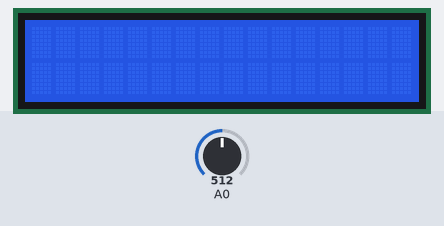
The sketch below on a simulated Arduino Uno, built with avr-gcc and run on an emulated ATmega328P. Shown: 16×2 character LCD. Inputs (shaded band) come from the test bench; at power-on: A0 = 512.

Above: at 1.2 s.
1.3 s: A0 set to 346
2.8 s: A0 set to 327
At 4.0 s:
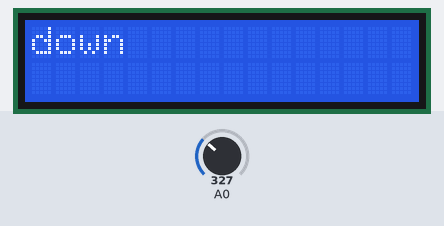
4.3 s: A0 set to 0
At 5.5 s:
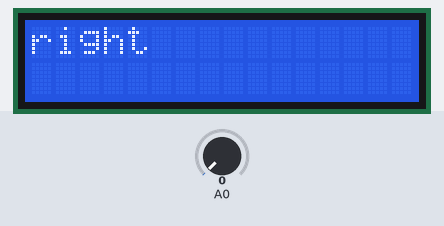
5.8 s: A0 set to 122
At 7.1 s:
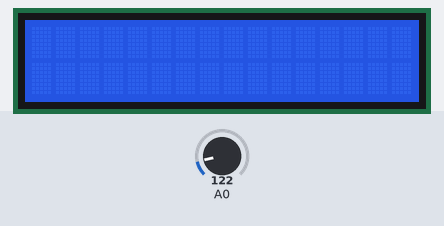
Timing chart, 0 to 8.3 s (numbered marks = the images above; inputs shaded):
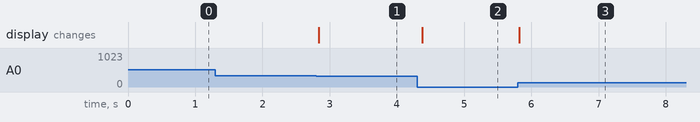

The sketch:

hackduino8.ino
```cpp
#include "LiquidCrystal.h"
LiquidCrystal lcd( 8, 9, 4, 5, 6, 7 );

int button = 0;

void setup()
{
   lcd.begin( 16, 2 );
   lcd.clear();
}

void loop()
{
  button = analogRead(0);
  lcd.clear();
  lcd.setCursor( 0, 0 );

  if ( button == 0 )
  {
    lcd.print("right");
  }

  if ( button > 500 && button < 510 )
  {
    lcd.print("left ");
  }

  if ( button > 140 && button < 150 )
  {
    lcd.print("up ");
  }

  if ( button > 320 && button < 335 )
  {
    lcd.print("down");
  }

  if ( button > 740 && button < 745 )
  {
    lcd.print("select");
  }

  delay(100);
}
```

Measured:
- the behaviour switches between 335 and 334 on A0 (found by bisection; images 0 and 1)
- after the input at 1.3 s, every drawn part: stays the same
- after the input at 2.8 s, the display: changes at once (image 1)
- after the input at 4.3 s, the display: changes after 0.08 s (image 2)
- after the input at 5.8 s, the display: changes at once (image 3)
